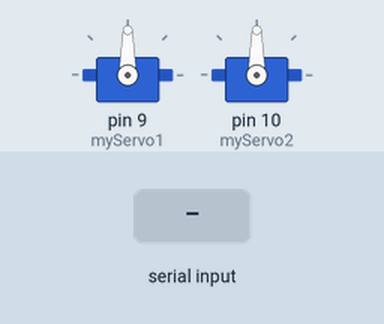
Bench run of a sketch on a simulated Arduino Uno, built with avr-gcc and run on an emulated ATmega328P. On the bench: 2 × servo. Inputs (shaded band) come from the test bench.

Above: at 1.2 s.
1.3 s: "30,150\n" received over Serial
At 2.0 s:
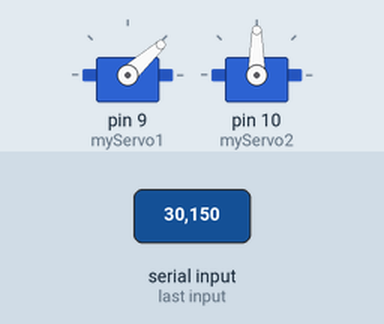
2.8 s: "5\n" received over Serial
At 3.1 s:
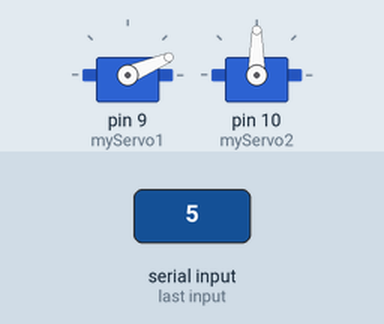
4.3 s: "200\n" received over Serial
At 5.5 s:
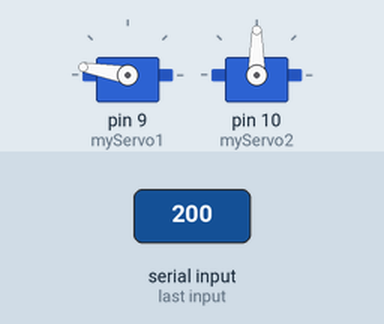
Timing chart, 0 to 7.3 s (numbered marks = the images above; inputs shaded):
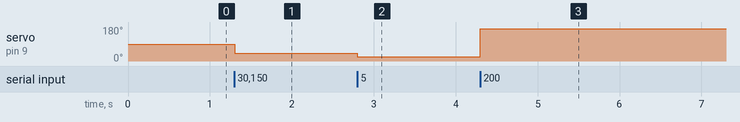

The sketch:

Servo-Python.ino
```cpp
#include <Servo.h>    //the library which helps us to control the servo motor
//define the servo name

Servo myServo1;
Servo myServo2;

unsigned int data = 0; //data variable
unsigned int data1 = 0; //data variable
unsigned int pos; //position variable
String inputString = "";         // a String to hold incoming data
bool stringComplete = false;  // whether the string is complete
bool feito = false;

void setup(){

  //define the servo input pins
  myServo1.attach(9); //9
  myServo2.attach(10); //10
  Serial.begin(115200);
  // reserve 20 bytes for the inputString:
  inputString.reserve(20);
  }

void loop(){


if (stringComplete) {

 data = inputString.toInt();
 feito = true;
 // Serial.println("primeiro dado");// debugs
 // Serial.println(data);


// data1 = inputString.toInt();
  feito = false;
  inputString = "";
  stringComplete = false;


if ((data < 1) || (data > 400))
{
    data = 0;
    data1 = 0;
    inputString = "";
    stringComplete = false;
   // Serial.print("segundo dado "); // debugs
   // Serial.println(data);
   // Serial.print("terceiro dado ");
  //  Serial.println(data1);
}
else{

    if ((data > 0) && (data < 201) ) //1 a 200
       {
       pos=map(data, 0, 200, 20, 170);
       myServo1.write(pos);
       delay(1);
      // Serial.print("posicao ");// debugs
      // Serial.println(pos);
       data = 0;
       data1 = 0;
       inputString = "";
       stringComplete = false;
       }

    if ((data > 201) && (data < 401) ) //201 a 400
       {
       data = data - 201;
       pos=map(data, 0, 199, 20, 170);
       myServo2.write(pos);
       delay(1);
      // Serial.print("posicao ");// debugs
      // Serial.println(pos);
       data = 0;
       data1 = 0;
       inputString = "";
       stringComplete = false;
       }


}//else
}//string

}//loop


void serialEvent() {
  while (Serial.available()) {
    // get the new byte:
    char inChar = (char)Serial.read();
    // add it to the inputString:
    inputString += inChar;
    // if the incoming character is a newline, set a flag so the main loop can
    // do something about it:
    if (inChar == '\n') {
      stringComplete = true;
    }
  }

}
```

Measured:
- after the input at 1.3 s, servo on pin 9 (myServo1): 90° → 42° at once
- after the input at 2.8 s, servo on pin 9 (myServo1): 42° → 23° at once
- after the input at 4.3 s, servo on pin 9 (myServo1): 23° → 170° at once
